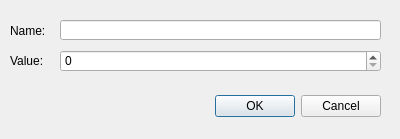
<?xml version="1.0" encoding="UTF-8"?>
<ui version="4.0">
 <class>InsertRowDialog</class>
 <widget class="QDialog" name="InsertRowDialog">
  <property name="geometry">
   <rect>
    <x>0</x>
    <y>0</y>
    <width>400</width>
    <height>139</height>
   </rect>
  </property>
  <property name="windowTitle">
   <string>Insert Row</string>
  </property>
  <widget class="QDialogButtonBox" name="buttonBox">
   <property name="geometry">
    <rect>
     <x>40</x>
     <y>90</y>
     <width>341</width>
     <height>32</height>
    </rect>
   </property>
   <property name="orientation">
    <enum>Qt::Horizontal</enum>
   </property>
   <property name="standardButtons">
    <set>QDialogButtonBox::Cancel|QDialogButtonBox::Ok</set>
   </property>
  </widget>
  <widget class="QLineEdit" name="editName">
   <property name="geometry">
    <rect>
     <x>60</x>
     <y>20</y>
     <width>321</width>
     <height>20</height>
    </rect>
   </property>
  </widget>
  <widget class="QSpinBox" name="editValue">
   <property name="geometry">
    <rect>
     <x>60</x>
     <y>50</y>
     <width>321</width>
     <height>22</height>
    </rect>
   </property>
  </widget>
  <widget class="QLabel" name="label">
   <property name="geometry">
    <rect>
     <x>10</x>
     <y>20</y>
     <width>41</width>
     <height>21</height>
    </rect>
   </property>
   <property name="text">
    <string>Name:</string>
   </property>
  </widget>
  <widget class="QLabel" name="label_2">
   <property name="geometry">
    <rect>
     <x>10</x>
     <y>50</y>
     <width>41</width>
     <height>21</height>
    </rect>
   </property>
   <property name="text">
    <string>Value:</string>
   </property>
  </widget>
 </widget>
 <resources/>
 <connections>
  <connection>
   <sender>buttonBox</sender>
   <signal>accepted()</signal>
   <receiver>InsertRowDialog</receiver>
   <slot>accept()</slot>
   <hints>
    <hint type="sourcelabel">
     <x>248</x>
     <y>254</y>
    </hint>
    <hint type="destinationlabel">
     <x>157</x>
     <y>274</y>
    </hint>
   </hints>
  </connection>
  <connection>
   <sender>buttonBox</sender>
   <signal>rejected()</signal>
   <receiver>InsertRowDialog</receiver>
   <slot>reject()</slot>
   <hints>
    <hint type="sourcelabel">
     <x>316</x>
     <y>260</y>
    </hint>
    <hint type="destinationlabel">
     <x>286</x>
     <y>274</y>
    </hint>
   </hints>
  </connection>
 </connections>
</ui>
